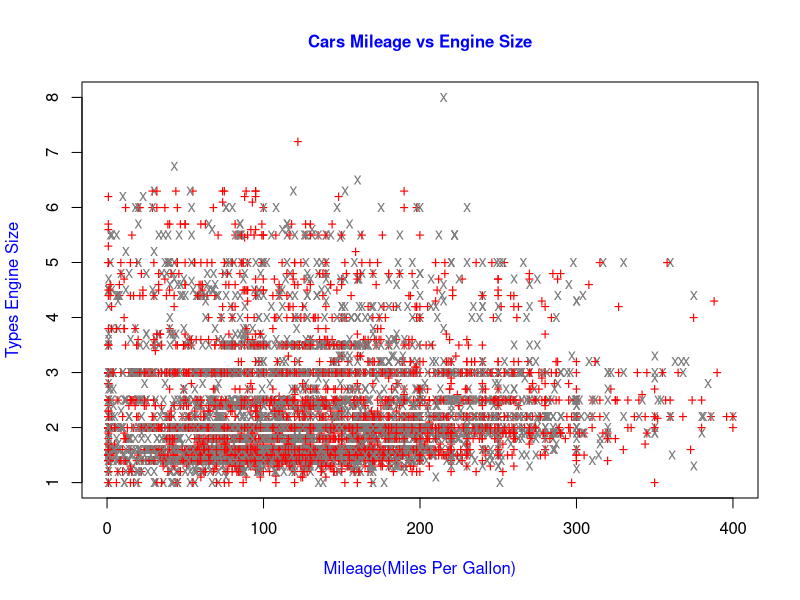
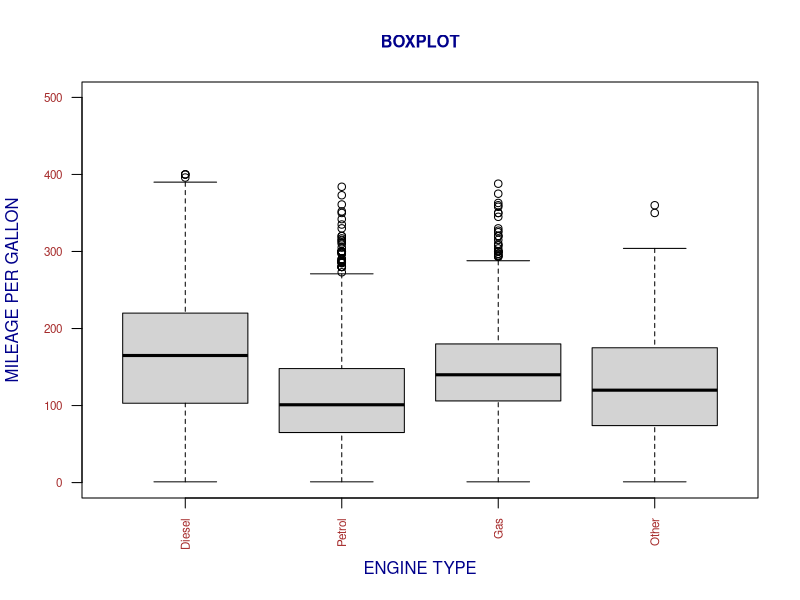
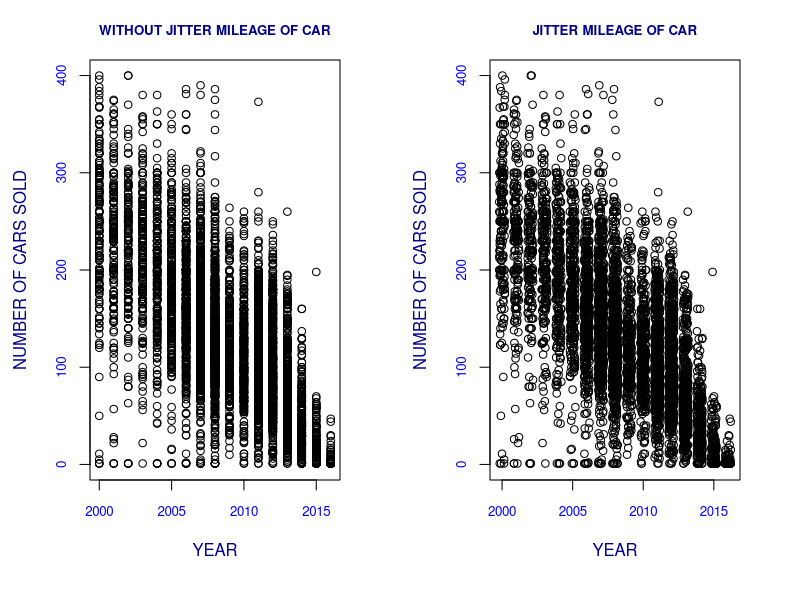

R code for these plots, in order: (Note: this script raises an error after producing the figures.)
printname <- ("FINAL PROJECT")
prefixname <- paste("MORE", printname, sep = " ")
prefixname

#install.packages(c("FSA", "FSAdata", "magrittr", "dplyr", "tidyr", "plyr", 
#"tidyverse", "psych", "janitor", "plotrix", "ggplot2", "lubridate", "cleaner", "epidisplay"))
lapply(c("plyr", "magrittr", "dplyr", "plotrix", "ggplot2", "cleaner", "grid", "gridExtra", "MASS", "Hmisc", "fastDummies",
         "moments", "janitor", "tidyverse", "lubridate", "psych", "reshape", "reshape2", "corrplot", "stargazer",
         "epiDisplay", "FSA", "FSAdata", "ggthemes", "crosstable","knitr","bruceR", "shiny", "ggiraphExtra"), 
       require, character.only = TRUE)

options(max.print = 100000)
Car_new <- read.csv("car_adv.csv")

#Cleaning_dataset (Replacing NA/Blanks with 0 and character)
Car_new$engV[is.na(Car_new$engV)] <- 0

Car_new$drive[Car_new$drive == ""] <- "awd"

#Using_gusb_function_to_replace_full_with_awd(all_wheel_drive)
Car_new$drive <- gsub("full", "awd", Car_new$drive)

#Rename column in dataset 
colnames(Car_new)[colnames(Car_new) == "engV"] = "engine"

#Drop column from dataset
Car_new <- Car_new[-7]

#Take the complete cases into a new dataset called Car_new
Car_new <- Car_new[complete.cases(Car_new),]

#Removing unrealistic data 0 price, mileage, engine volumne larger than 10 L and equal to 0 
Car_new <- Car_new[!Car_new$price == 0,]
Car_new <- Car_new[!Car_new$mileage == 0,]
Car_new <- Car_new[!Car_new$mileage > 400,]
Car_new <- Car_new[!Car_new$engine > 8,]
Car_new <- Car_new[!Car_new$engine <= 0.99,]


#Descriptive Statistics of Dataset
class(Car_new)
str(Car_new)
summary(Car_new)
describe(Car_new)

#Filtering and Sorting Data by Fuel Type OR CREATING SUB DATASET
Gas <- filter(Car_new, engType == "Gas")
#Gas
Petrol <- filter(Car_new, engType == "Petrol")
#Petrol
Diesel <- filter(Car_new, engType == "Diesel")
#Diesel
Other <- filter(Car_new, engType == "Other")
#Other
Front <- filter(Car_new, drive == "front")
#Front
Rear <- filter(Car_new, drive == "rear")
#Rear
AWD <- filter(Car_new, drive == "awd")
#AWD

#ScatterPlot
pchs <- c("+", "x")
cols <- c("red", "grey49")
plot(Car_new$mileage, Car_new$engine, main = "Cars Mileage vs Engine Size", cex.main = 1,
     xlim = c(0,400), ylim = c(1,8), xlab = "Mileage(Miles Per Gallon)",
     ylab = "Types Engine Size", col.main = "blue", col.lab = "blue",
     col = cols, pch = pchs)

#BOXPLOT
boxplot(Diesel$mileage, Petrol$mileage, Gas$mileage, Other$mileage,
        main = "BOXPLOT", ylim = c(0,500), ylab = "MILEAGE PER GALLON",
        col.main = "darkblue", col.axis = "Brown", col.lab = "darkblue",
        xlab = "ENGINE TYPE", names = c("Diesel", "Petrol", "Gas", "Other"),
        las = 2, cex.axis = 0.7, cex.main = 1)


#JITTER Function
attach(Car_new)
def_par <- par(mar=c(6,4.5,3,3))
par(mfcol = c(1,2))
plot(year, mileage, main = "WITHOUT JITTER MILEAGE OF CAR", xlab = "YEAR", 
     ylab = "NUMBER OF CARS SOLD", ylim = c(0,400), cex = 1, col.main = "darkblue", 
     cex.axis = 0.8, col.axis = "blue", col.lab = "darkblue", cex.main = 0.8)
Year_jitter <- jitter(year)
plot(Year_jitter, mileage, main = "JITTER MILEAGE OF CAR", xlab = "YEAR", 
     ylab = "NUMBER OF CARS SOLD", ylim = c(0,400), cex = 1, col.main = "darkblue", 
     cex.axis = 0.8, col.axis = "blue", col.lab = "darkblue", cex.main = 0.8)    

sample <- filter(Car_new, drive == "rear")
#sample

#P-Value Hypothesis Testing and T-Test
mu = mean(Car_new$price)
sd = sd(sample$price)
n = 758
sm = mean(sample$price)

t = (sm - mu)/(sd/sqrt(n))
t

#P value for Two-tail test
2*pt(-abs(t),df = n-1)

#P value One-tail test
pt(-abs(t),df = n-1)

#T-Test
t.test(sample$price, mu = mu )

#TEST 1 Linear Regression
relation <- lm(Other$engine~Other$mileage)
print(summary(relation))
stargazer(relation,type = 'text')
plot(Other$engine, Other$mileage, col="royalblue", main="Other Cars Engine Size and Mileage Regression",
     abline(lm(Other$mileage~Other$engine)),cex=1.3, pch=16, xlab="", ylab="Mileage")


#TEST 2 DUMMY VARIABLE
car_adv2 <- subset(Car_new, drive == 'awd' | drive == 'rear', select = price : drive)

drive <- dummy_cols(car_adv2, select_columns = "drive")
#drive

#Model 1
model <- lm(price ~ mileage + drive_awd, data = drive)
summary(model)
ggPredict(model, se = TRUE, interactive = TRUE)

#Model 2
model2 <- lm(price ~ mileage + drive_rear, data = drive)
summary(model2)
ggPredict(model2, se = TRUE, interactive = TRUE)


#TEST 3
library(readr)
library(ggplot2)
library(multcompView)
library(dplyr)
AnovaM <- lm(Car_new$price ~ mileage + engine, data=Car_new)
library(car)
anova(AnovaM)
summary(AnovaM)
M <- Car_new[,c(4,7)]
C <- cor(M)
corrplot(C, method="pie")
